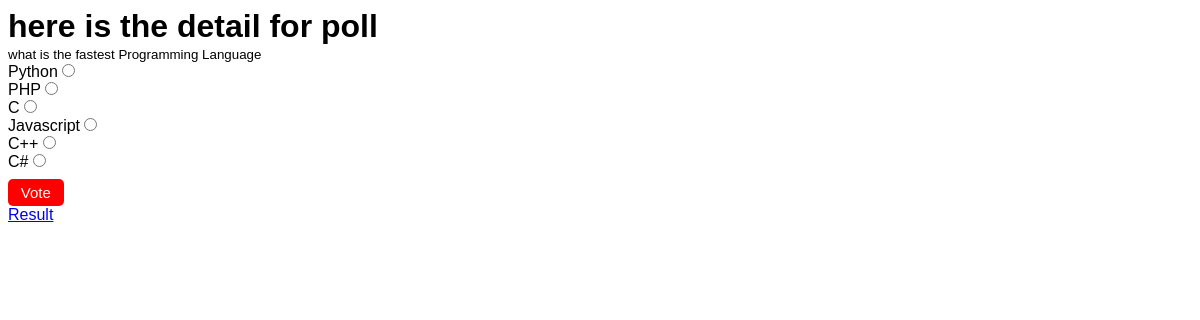
Screenshot of /polls/detail/2 with the database file from the repository.
### PollsApp/models.py (models this page shows, shortened)
class Question(models.Model):
    question = models.CharField(max_length=120)
    created_at = models.DateTimeField(auto_now=True)

class Choice(models.Model):
    choice_text = models.CharField(max_length=200)
    votes = models.IntegerField(default=0)
    question = models.ForeignKey(Question, on_delete=models.CASCADE)

### PollsApp/views.py (the view)
# urls.py: path('detail/<int:pk>', views.detail.as_view(), name='detailpage'),
class detail(DetailView):
    model = Question
    template_name = 'polls/details.html'
    context_object_name = 'question'

### PollsApp/templates/polls/details.html (shortened to what this page needs)
<!DOCTYPE html>
<html lang="en">
<head>
</head>
<body>
    <h1>here is the detail for poll</h1>
    <small>{{question.question}}</small>
    <form action="{% url 'votepage' question.id %}"method="post" accept-charset="utf-8">
        {% for choice in question.choice_set.all %}
            <label for="choice{{choice.id}}">{{choice.choice_text}}</label>
            <input type="radio" name="choice" id="choice{{choice.id}}" value="{{choice.id}}" />
            <br />
        {% endfor %}
        <button type="submit">Vote</button>
        <a href="{% url 'resultpage' question.id %}">Result</a>
    </form>
</body>
</html>

### PollsApp/templates/polls/details.html (style rules this page uses)
* { margin: 0; padding: 0; box-sizing: border-box; font-family: Sans-Serif; }
body { padding: .5rem; }
button { margin-top: .5rem; background: red; color: white; border: none; outline: none; display: flex; align-items: center; justify-content: center; font-size: 15px; width: fit-content; height: fit-content; padding: .3rem .8rem; border-radius: 5px; }

### rows the page displays
Question: question "what is the fastest Programming Language"
Choice: choice_text "Python"
Choice: choice_text "PHP"
Choice: choice_text "C"
Choice: choice_text "Javascript"
Choice: choice_text "C++"
Choice: choice_text "C#"
